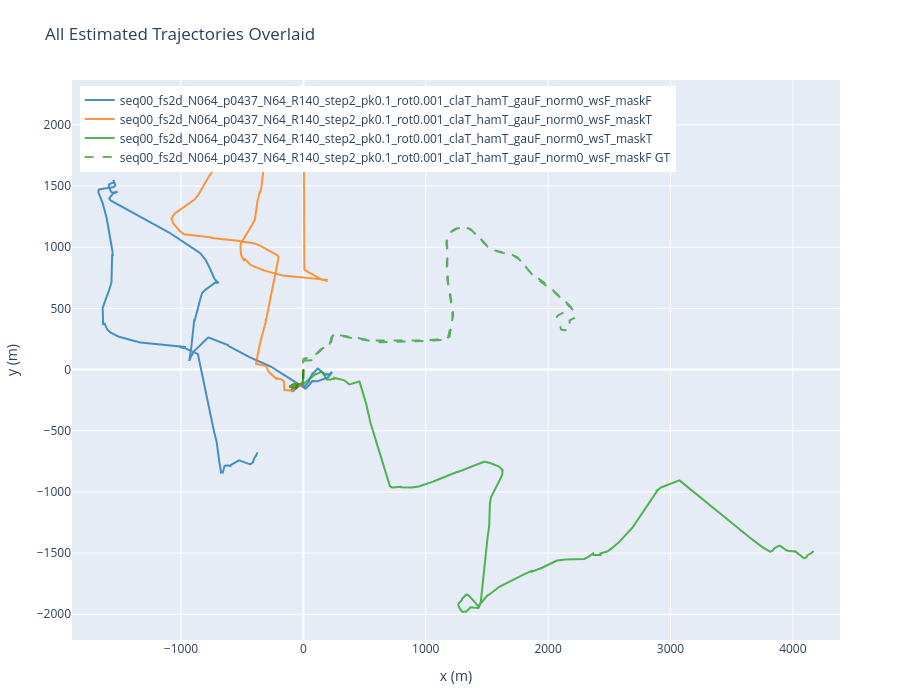

This figure's notebook cell:
### Code cell
if len(sequences) > 1:
    fig = go.Figure()
    
    colors = ['#1f77b4', '#ff7f0e', '#2ca02c', '#d62728', '#9467bd',
              '#8c564b', '#e377c2', '#7f7f7f', '#bcbd22', '#17becf']
    
    for i, seq in enumerate(sequences):
        seq_name = seq['name']
        traj = trajectories[seq_name]
        color = colors[i % len(colors)]
        
        fig.add_trace(go.Scatter(
            x=traj['est_x'],
            y=traj['est_y'],
            mode='lines',
            name=seq_name,
            line=dict(color=color, width=2),
            opacity=0.8,
        ))
    
    # Add ground truth for first sequence as reference
    first_seq = sequences[0]
    first_traj = trajectories[first_seq['name']]
    fig.add_trace(go.Scatter(
        x=first_traj['gt_x'],
        y=first_traj['gt_y'],
        mode='lines',
        name=f'{first_seq["name"]} GT',
        line=dict(color='green', width=2, dash='dash'),
        opacity=0.6,
    ))
    
    fig.update_layout(
        title='All Estimated Trajectories Overlaid',
        height=700,
        width=900,
        xaxis_title='x (m)',
        yaxis_title='y (m)',
        legend=dict(x=0.01, y=0.99),
        margin=dict(l=60, r=60, t=80, b=60),
    )
    
    fig.update_yaxes(scaleanchor='x', scaleratio=1)
    fig.show()
else:
    print('Need at least 2 sequences for overlay plot.')

### Figure 1 — Plotly figure (JSON) as saved in the notebook; plotly's stock layout.template omitted (floating-point values rounded to 4 significant figures; data arrays with more than 128 entries replaced by an {"elided": "..."} marker saying what was removed)
{"data": [{"line": {"color": "#1f77b4", "width": 2}, "mode": "lines", "name": "seq00_fs2d_N064_p0437_N64_R140_step2_pk0.1_rot0.001_claT_hamT_gauF_norm0_wsF_maskF", "opacity": 0.8, "type": "scatter", "x": {"elided": "2071 float values"}, "y": {"elided": "2071 float values"}}, {"line": {"color": "#ff7f0e", "width": 2}, "mode": "lines", "name": "seq00_fs2d_N064_p0437_N64_R140_step2_pk0.1_rot0.001_claT_hamT_gauF_norm0_wsF_maskT", "opacity": 0.8, "type": "scatter", "x": {"elided": "2071 float values"}, "y": {"elided": "2071 float values"}}, {"line": {"color": "#2ca02c", "width": 2}, "mode": "lines", "name": "seq00_fs2d_N064_p0437_N64_R140_step2_pk0.1_rot0.001_claT_hamT_gauF_norm0_wsT_maskT", "opacity": 0.8, "type": "scatter", "x": {"elided": "2071 float values"}, "y": {"elided": "2071 float values"}}, {"line": {"color": "green", "dash": "dash", "width": 2}, "mode": "lines", "name": "seq00_fs2d_N064_p0437_N64_R140_step2_pk0.1_rot0.001_claT_hamT_gauF_norm0_wsF_maskF GT", "opacity": 0.6, "type": "scatter", "x": {"elided": "2071 float values"}, "y": {"elided": "2071 float values"}}], "layout": {"height": 700, "legend": {"x": 0.01, "y": 0.99}, "margin": {"b": 60, "l": 60, "r": 60, "t": 80}, "title": {"text": "All Estimated Trajectories Overlaid"}, "width": 900, "xaxis": {"title": {"text": "x (m)"}}, "yaxis": {"scaleanchor": "x", "scaleratio": 1, "title": {"text": "y (m)"}}}}
